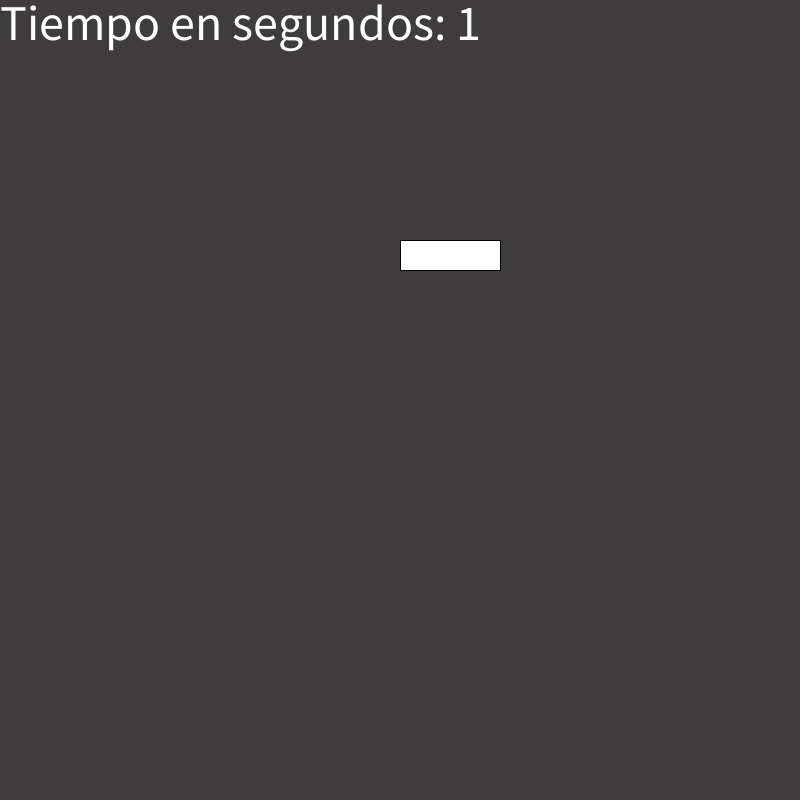
Frame 1 (no input)
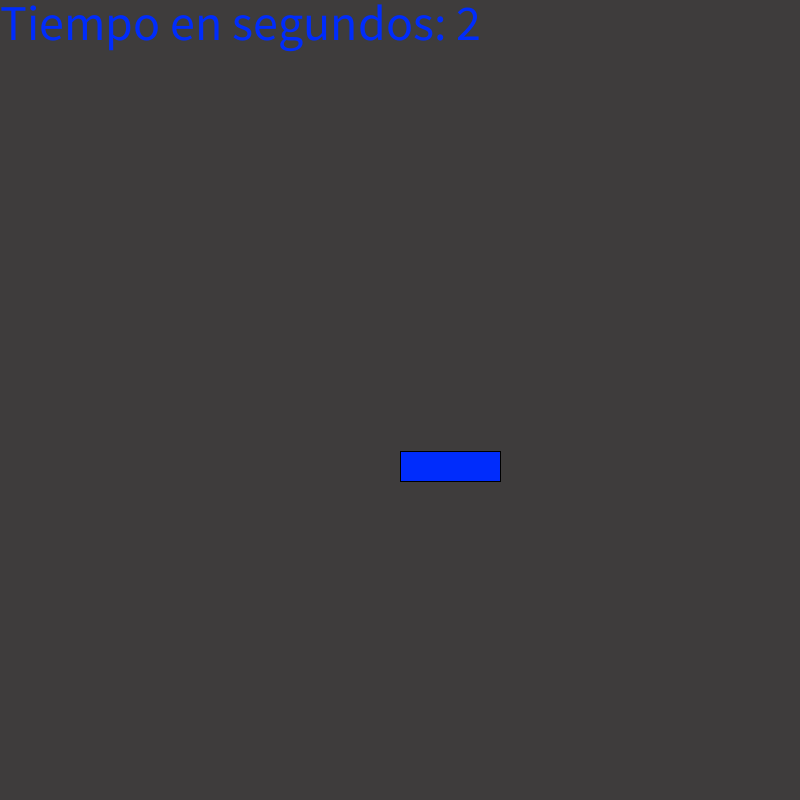
Frame 60 (the mouse pressed at the canvas centre just before this capture)
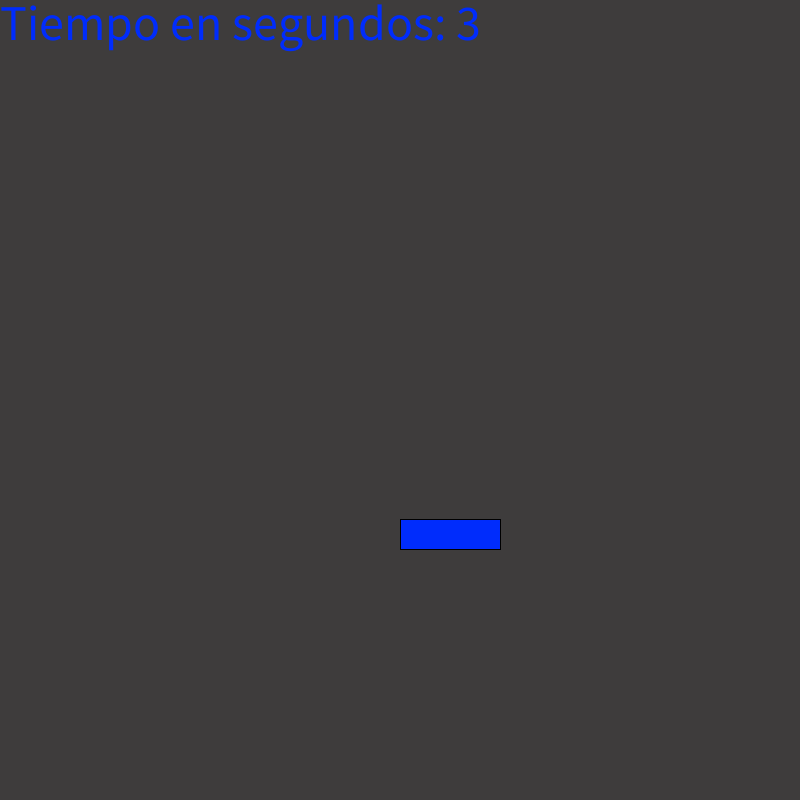
Frame 120 (the mouse held since frame 60 and released just before this capture)

The Processing sketch that drew these frames (run headless with seeded random() and noise(); from frame 60 on, the mouse is pressed at the canvas centre):

// Processing sketch: pplataformas_asistencia
// ── pplataformas_asistencia.pde
Plataforma plataforma;

void setup(){
 size (800,800); 
 plataforma = new Plataforma(new PVector(width/2, height/2 - 160), 2, 2);
}

void draw(){
 background (#3E3C3C);
  textSize(50);
   text("Tiempo en segundos: " + millis()/1000, 0, 40);
   plataforma.dibujar();
   plataforma.movimientoSino();
   
}

// ── Plataforma1.pde
class Plataforma {
 private PVector pos; 
 private float velocidad;
 private float amplitud;
 
  public Plataforma(PVector pos, float velocidad, float amplitud) {
    this.pos = pos;
    this.velocidad = velocidad;
    this.amplitud = amplitud;
  }
  
    public void dibujar() {
    rect(this.pos.x, this.pos.y, 100, 30);
  }
  
    public void movimientoSino() {
    fill(#002CFC);
    int segundos = millis()/1000;
    this.pos.y += this.amplitud * (sin(segundos) * this.velocidad);
  }
   public PVector getPos() {
    return this.pos;
  }
  public float getVelocidad() {
    return this.velocidad;
  }
  public float getAmplitud() {
    return this.amplitud;
  }
}
